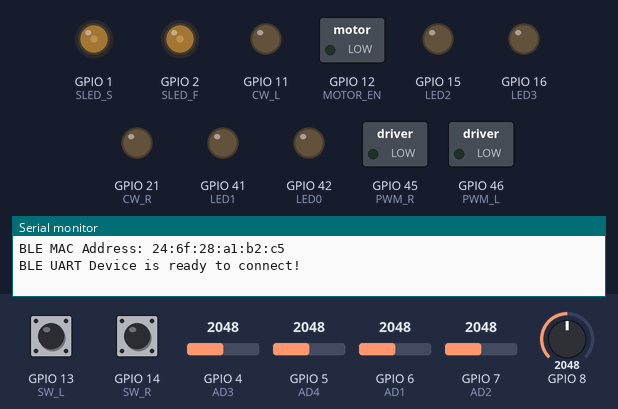
The sketch below on a simulated ESP32-S3. On the bench: switched loads named in the sketch (green lamp = pin HIGH), output pins drawn as LEDs (lit = HIGH), the last lines printed to the serial monitor. The test bench sets the inputs (shaded band); at power-on: GPIO 13 (SW_L) HIGH, GPIO 14 (SW_R) HIGH, GPIO 4 (AD3) = 2048, GPIO 5 (AD4) = 2048, GPIO 6 (AD1) = 2048, GPIO 7 (AD2) = 2048, GPIO 8 = 2048. Nothing arrives over Bluetooth unless stated; a phone connects over Bluetooth LE 3 s after start.

Above: at 1.2 s.
1.3 s: GPIO 13 (SW_L) pulled LOW for 0.15 s
At 2.1 s:
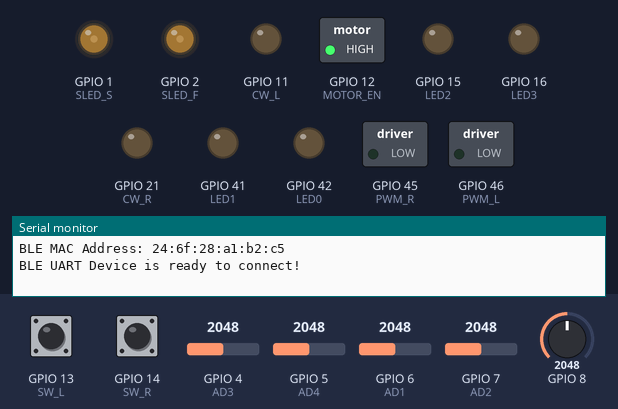
At 3.3 s:
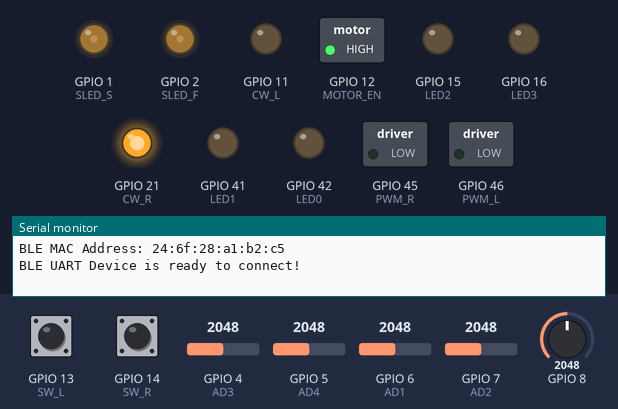
4.4 s: GPIO 14 (SW_R) pulled LOW for 3.2 s
At 7.9 s:
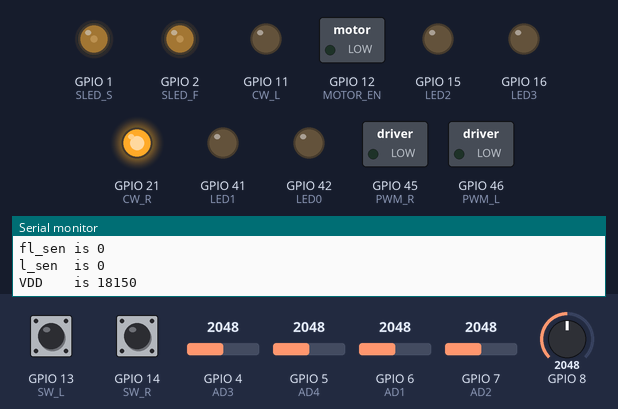
Timing chart, 0 to 9.4 s (numbered marks = the images above; inputs shaded):
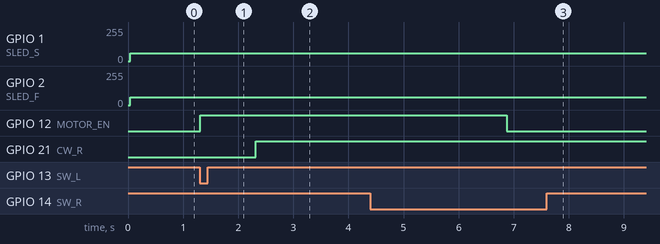

The sketch:

pico_v2_STEP7_P_control.ino
```cpp
// (licence header left out)
#include "run.h"
#include "sensor.h"

//BLE include
#include <BLEDevice.h>
#include <BLEServer.h>
#include <BLEUtils.h>
#include <BLE2902.h>
#define SERVICE_UUID           "6E400001-B5A3-F393-E0A9-E50E24DCCA9E"
#define TX_CHARACTERISTIC_UUID "6E400003-B5A3-F393-E0A9-E50E24DCCA9E"

#define LED0 42
#define LED1 41
#define LED2 15
#define LED3 16

#define SW_L 13
#define SW_R 14

#define MOTOR_EN 12
#define CW_R 21
#define CW_L 11
#define PWM_R 45
#define PWM_L 46

#define SLED_F 2
#define SLED_S 1

#define AD4 5
#define AD3 4
#define AD2 7
#define AD1 6
#define AD0 8

#define MIN_HZ 40
#define TIRE_DIAMETER (24.70)
#define PULSE (TIRE_DIAMETER * PI / (35.0 / 10.0 * 20.0 * 8.0))
#define MIN_SPEED (MIN_HZ * PULSE)

//環境に合わせて変更する
#define REF_SEN_R 352
#define REF_SEN_L 327

#define TH_SEN_R 173
#define TH_SEN_L 169
#define TH_SEN_FR 145
#define TH_SEN_FL 134

#define CONTH_SEN_R TH_SEN_R
#define CONTH_SEN_L TH_SEN_L

#define CON_WALL_KP (0.5)
//ここまで

BLEServer *pServer = NULL;
BLECharacteristic *pTxCharacteristic;
bool deviceConnected = false;


hw_timer_t * g_timer0 = NULL;
hw_timer_t * g_timer1 = NULL;
hw_timer_t * g_timer2 = NULL;
hw_timer_t * g_timer3 = NULL;

portMUX_TYPE g_timer_mux = portMUX_INITIALIZER_UNLOCKED;

volatile bool g_motor_move = 0;
volatile unsigned int g_step_r, g_step_l;
unsigned short g_step_hz_r = MIN_HZ;
unsigned short g_step_hz_l = MIN_HZ;

//割り込み
//目標値の更新周期1kHz
void IRAM_ATTR onTimer0(void)
{
  portENTER_CRITICAL_ISR(&g_timer_mux);  //割り込み禁止
  controlInterrupt();
  portEXIT_CRITICAL_ISR(&g_timer_mux);  //割り込み許可
}

void IRAM_ATTR onTimer1(void)
{
  portENTER_CRITICAL_ISR(&g_timer_mux);  //割り込み禁止
  sensorInterrupt();
  portEXIT_CRITICAL_ISR(&g_timer_mux);  //割り込み許可
}

//Rモータの周期数割り込み
void IRAM_ATTR isrR(void)
{
  portENTER_CRITICAL_ISR(&g_timer_mux);  //割り込み禁止
  if (g_motor_move) {
    timerAlarm(g_timer2, 2000000 / g_step_hz_r, true, 0);
    digitalWrite(PWM_R, HIGH);
    for (int i = 0; i < 100; i++) {
      asm("nop \n");
    }
    digitalWrite(PWM_R, LOW);
    g_step_r++;
  }
  portEXIT_CRITICAL_ISR(&g_timer_mux);  //割り込み許可
}

//Lモータの周期数割り込み
void IRAM_ATTR isrL(void)
{
  portENTER_CRITICAL_ISR(&g_timer_mux);  //割り込み禁止
  if (g_motor_move) {
    timerAlarm(g_timer3, 2000000 / g_step_hz_l, true, 0);
    digitalWrite(PWM_L, HIGH);
    for (int i = 0; i < 100; i++) {
      asm("nop \n");
    };
    digitalWrite(PWM_L, LOW);
    g_step_l++;
  }
  portEXIT_CRITICAL_ISR(&g_timer_mux);  //割り込み許可
}

class MyServerCallbacks: public BLEServerCallbacks {
    void onConnect(BLEServer* pServer) {
      deviceConnected = true;
    };
    void onDisconnect(BLEServer* pServer) {
      deviceConnected = false;
      // 切断されたらアドバタイジング（再検索受付）を再開
      pServer->getAdvertising()->start();
    }
};


void setup()
{
  // put your setup code here, to run once:

  pinMode(LED0, OUTPUT);
  pinMode(LED1, OUTPUT);
  pinMode(LED2, OUTPUT);
  pinMode(LED3, OUTPUT);

  pinMode(SW_L, INPUT);
  pinMode(SW_R, INPUT);

  //motor disable
  pinMode(MOTOR_EN, OUTPUT);
  pinMode(CW_R, OUTPUT);
  pinMode(CW_L, OUTPUT);
  pinMode(PWM_R, OUTPUT);
  pinMode(PWM_L, OUTPUT);

  digitalWrite(MOTOR_EN, LOW);
  digitalWrite(CW_R, LOW);
  digitalWrite(CW_L, LOW);
  digitalWrite(PWM_R, LOW);
  digitalWrite(PWM_L, LOW);

  pinMode(SLED_F, OUTPUT);
  pinMode(SLED_S, OUTPUT);
  digitalWrite(SLED_F, LOW);
  digitalWrite(SLED_S, LOW);

  Serial.begin(115200);


  g_timer0 = timerBegin(1000000);  //1MHz(1us)
  timerAttachInterrupt(g_timer0, &onTimer0);
  timerAlarm(g_timer0, 1000, true, 0);  //1000 * 1us = 1000us(1kHz)
  timerStart(g_timer0);

  g_timer1 = timerBegin(1000000);
  timerAttachInterrupt(g_timer1, &onTimer1);
  timerAlarm(g_timer1, 500, true, 0);
  timerStart(g_timer1);

  g_timer2 = timerBegin(2000000);  //2MHz(0.5us)
  timerAttachInterrupt(g_timer2, &isrR);
  timerAlarm(g_timer2, 13333, true, 0);  //13333 * 0.5us = 6666us(150Hz)
  timerStart(g_timer2);

  g_timer3 = timerBegin(2000000);  //2MHz(0.5us)
  timerAttachInterrupt(g_timer3, &isrL);
  timerAlarm(g_timer3, 13333, true, 0);  //13333 * 0.5us = 6666us(150Hz)
  timerStart(g_timer3);

  //BLEsetting
  BLEDevice::init("ESP32S3_BLE_Plotter");
  Serial.print("BLE MAC Address: ");
  Serial.println(BLEDevice::getAddress().toString().c_str()); // 取得・表示

  pServer = BLEDevice::createServer();
  pServer->setCallbacks(new MyServerCallbacks());
  BLEService *pService = pServer->createService(SERVICE_UUID);
  pTxCharacteristic = pService->createCharacteristic(
                        TX_CHARACTERISTIC_UUID,
                        BLECharacteristic::PROPERTY_NOTIFY
                      );
  pTxCharacteristic->addDescriptor(new BLE2902());
  pService->start();
  pServer->getAdvertising()->addServiceUUID(SERVICE_UUID);
  pServer->getAdvertising()->start();
  Serial.println("BLE UART Device is ready to connect!");

}

void loop()
{
  // put your main code here, to run repeatedly:
  while (digitalRead(SW_L) & digitalRead(SW_R)) {
    continue;
  }

  if (digitalRead(SW_R) == 0) {
    while (1) {
      Serial.printf("r_sen  is %d\n\r", g_sensor.sen_r.value);
      Serial.printf("fr_sen is %d\n\r", g_sensor.sen_fr.value);
      Serial.printf("fl_sen is %d\n\r", g_sensor.sen_fl.value);
      Serial.printf("l_sen  is %d\n\r", g_sensor.sen_l.value);
      Serial.printf("VDD    is %d\n\r", g_sensor.battery_value);
      delay(100);
    }
  }
  digitalWrite(MOTOR_EN, HIGH);
  delay(1000);
  g_run.accelerate(45, 200);
  g_run.oneStep(90 * 3, 200);
  g_run.decelerate(45, 200);
  delay(1000);
  digitalWrite(MOTOR_EN, LOW);
}
```

run.h
```cpp
// (licence header left out)
#ifndef SRC_RUN_H_
#define SRC_RUN_H_

typedef enum { front, right, left, rear } t_local_direction;

typedef struct
{
  double control;
  double error;
  double p_error;
  double diff;
  double sum;
  double sum_max;
  double kp;
  double fkp;
  double kd;
  double ki;
  bool enable;
} t_control;

typedef enum {
  MOT_FORWARD = 1,  //TMC5240の方向に合わせた数字
  MOT_BACK = 2
} t_CW_CCW;

class RUN
{
private:
public:
  volatile double accel;
  volatile double speed;
  volatile double speed_target_r;
  volatile double speed_target_l;
  volatile double max_speed;
  volatile double min_speed;

  t_control con_wall;

  RUN();
  void interrupt(void);
  void counterClear(void);
  void dirSet(t_CW_CCW dir_left, t_CW_CCW dir_right);
  void speedSet(double l_speed, double r_speed);
  void stepGet(void);
  void stop(void);
  void accelerate(int len, int finish_speed);
  void oneStep(int len, int init_speed);
  void decelerate(int len, int init_speed);
  void rotate(t_local_direction dir, int times);

private:
  int step_lr_len, step_lr;
};

extern RUN g_run;

#endif /* SRC_RUN_H_ */
```

run.ino
```cpp
// (licence header left out)
#include "run.h"
#include "sensor.h"
#include <stdarg.h>

RUN g_run;

char ble_buff_tx[30];
void blePrintf(const char *format, ...){
    va_list arg;
    int length;
    int timeout=0;

    va_start(arg, format);
    length = vsprintf ((char*) &ble_buff_tx[0], format, arg);
    va_end(arg);
    if (length > 0)
    {
      pTxCharacteristic->setValue(ble_buff_tx);
      pTxCharacteristic->notify();
    }
}

RUN::RUN()
{
  speed = 0.0;
  accel = 0.0;
  con_wall.kp = CON_WALL_KP;
}

//割り込み
void controlInterrupt(void) { g_run.interrupt(); }

void RUN::interrupt(void)
{  //割り込み内からコール
  speed += accel;

  if (speed > max_speed) {
    speed = max_speed;
  }
  if (speed < min_speed) {
    speed = min_speed;
  }

  if ((g_sensor.sen_r.is_control == true) && (g_sensor.sen_l.is_control == true)) {
    con_wall.error = g_sensor.sen_r.error - g_sensor.sen_l.error;
  } else {
    con_wall.error = 2.0 * (g_sensor.sen_r.error - g_sensor.sen_l.error);
  }

  con_wall.control = 0.001 * speed * con_wall.kp * con_wall.error;

  speed_target_r = speed + con_wall.control;
  speed_target_l = speed - con_wall.control;

  if (speed_target_r < min_speed) {
    speed_target_r = min_speed;
  }

  if (speed_target_l < min_speed) {
    speed_target_l = min_speed;
  }

  speedSet(speed_target_l, speed_target_r);
 //         blePrintf("%d,%d\n",g_sensor.sen_l.value,g_sensor.sen_l.ref);
}

void RUN::dirSet(t_CW_CCW dir_left, t_CW_CCW dir_right)
{
  if (dir_left == MOT_FORWARD) {
    digitalWrite(CW_L, LOW);
  } else {
    digitalWrite(CW_L, HIGH);
  }
  if (dir_right == MOT_FORWARD) {
    digitalWrite(CW_R, HIGH);
  } else {
    digitalWrite(CW_R, LOW);
  }
}

void RUN::counterClear(void) { g_step_r = g_step_l = 0; }

void RUN::speedSet(double l_speed, double r_speed)
{
  g_step_hz_l = (int)(l_speed / PULSE);
  g_step_hz_r = (int)(r_speed / PULSE);
}

void RUN::stepGet(void)
{
  step_lr = g_step_r + g_step_l;
  step_lr_len = (int)((float)step_lr / 2.0 * PULSE);
}

void RUN::stop(void) { g_motor_move = 0; }

void RUN::accelerate(int len, int finish_speed)
{
  int obj_step;

  accel = 1.5;
  speed = min_speed = MIN_SPEED;
  max_speed = finish_speed;
  counterClear();
  speedSet(speed, speed);
  dirSet(MOT_FORWARD, MOT_FORWARD);
  obj_step = (int)((float)len * 2.0 / PULSE);
  g_motor_move = 1;

  while (1) {
    stepGet();
//    blePrintf("%d,%d\n",g_sensor.sen_l.value,g_sensor.sen_l.ref);
    if (step_lr > obj_step) {
      break;
    }
  }
}

void RUN::oneStep(int len, int init_speed)
{
  int obj_step;

  accel = 0.0;
  max_speed = init_speed;
  speed = min_speed = init_speed;
  counterClear();
  speedSet(init_speed, init_speed);
  dirSet(MOT_FORWARD, MOT_FORWARD);
  obj_step = (int)((float)len * 2.0 / PULSE);

  while (1) {
    stepGet();
        blePrintf("%d,%d\n",g_sensor.sen_l.value,g_sensor.sen_l.ref);
    if (step_lr > obj_step) {
      break;
    }
  }
}

void RUN::decelerate(int len, int init_speed)
{
  int obj_step;

  accel = 1.5;
  max_speed = init_speed;
  speed = min_speed = init_speed;
  counterClear();
  speedSet(init_speed, init_speed);
  dirSet(MOT_FORWARD, MOT_FORWARD);
  obj_step = (int)((float)len * 2.0 / PULSE);

  while (1) {
    stepGet();
 //       blePrintf("%d,%d\n",g_sensor.sen_l.value,g_sensor.sen_l.ref);
    if (
      (len - step_lr_len) <
      (int)(((speed * speed) - (MIN_SPEED * MIN_SPEED)) / (2.0 * 1000.0 * accel))) {
      break;
    }
  }
  accel = -1.5;
  min_speed = MIN_SPEED;

  while (1) {
    stepGet();
//        blePrintf("%d,%d\n",g_sensor.sen_l.value,g_sensor.sen_l.ref);
    if (step_lr > obj_step) {
      break;
    }
  }

  stop();
}
```

sensor.h
```cpp
// (licence header left out)
#ifndef SRC_SENSOR_H_
#define SRC_SENSOR_H_

#include "run.h"

typedef struct
{
  short value;
  short p_value;
  short error;
  short ref;
  short th_wall;
  short th_control;
  bool is_wall;
  bool is_control;
} t_sensor;

class SENSOR
{
public:
  SENSOR();
  volatile t_sensor sen_r, sen_l, sen_fr, sen_fl;
  volatile short battery_value;
  void interrupt(void);
};

extern SENSOR g_sensor;

#endif /* SRC_SENSOR_H_ */
```

sensor.ino
```cpp
// (licence header left out)
#include "sensor.h"

SENSOR g_sensor;

SENSOR::SENSOR()
{  //コンストラクタ

  sen_r.ref = REF_SEN_R;
  sen_l.ref = REF_SEN_L;

  sen_r.th_wall = TH_SEN_R;
  sen_l.th_wall = TH_SEN_L;

  sen_fr.th_wall = TH_SEN_FR;
  sen_fl.th_wall = TH_SEN_FL;

  sen_r.th_control = CONTH_SEN_R;
  sen_l.th_control = CONTH_SEN_L;
}

void sensorInterrupt(void) { g_sensor.interrupt(); }

void SENSOR::interrupt(void)
{
  static char cnt = 0;
  short temp_r, temp_l;

  switch (cnt) {
    case 0:
      temp_r = analogRead(AD4);
      temp_l = analogRead(AD1);

      digitalWrite(SLED_F, HIGH);
      for (int i = 0; i < 10; i++) {
        asm("nop \n");
      }
      sen_fr.value = analogRead(AD4) - temp_r;
      sen_fl.value = analogRead(AD1) - temp_l;
      digitalWrite(SLED_F, LOW);
      if (sen_fr.value > sen_fr.th_wall) {
        sen_fr.is_wall = true;
      } else {
        sen_fr.is_wall = false;
      }
      if (sen_fl.value > sen_fl.th_wall) {
        sen_fl.is_wall = true;
      } else {
        sen_fl.is_wall = false;
      }
      break;
    case 1:
      temp_r = analogRead(AD3);
      temp_l = analogRead(AD2);

      digitalWrite(SLED_S, HIGH);
      for (int i = 0; i < 10; i++) {
        asm("nop \n");
      }
      sen_r.value = analogRead(AD3) - temp_r;
      sen_l.value = analogRead(AD2) - temp_l;
      digitalWrite(SLED_S, LOW);
      if (sen_r.value > sen_r.th_wall) {
        sen_r.is_wall = true;
      } else {
        sen_r.is_wall = false;
      }
      if (sen_r.value > sen_r.th_control) {
        sen_r.error = sen_r.value - sen_r.ref;
        sen_r.is_control = true;
      } else {
        sen_r.error = 0;
        sen_r.is_control = false;
      }
      if (sen_l.value > sen_l.th_wall) {
        sen_l.is_wall = true;
      } else {
        sen_l.is_wall = false;
      }
      if (sen_l.value > sen_l.th_control) {
        sen_l.error = sen_l.value - sen_l.ref;
        sen_l.is_control = true;
      } else {
        sen_l.error = 0;
        sen_l.is_control = false;
      }
      battery_value = (double)analogReadMilliVolts(AD0) / 1.0 * (1.0 + 10.0);
      break;
    default:
      Serial.printf("error\n\r");
      break;
  }
  cnt++;
  if (cnt >= 2) cnt = 0;
}
```

Measured:
- after the input at 1.3 s, GPIO 12 (MOTOR_EN): LOW → HIGH at once; GPIO 21 (CW_R): LOW → HIGH after 1.0 s
